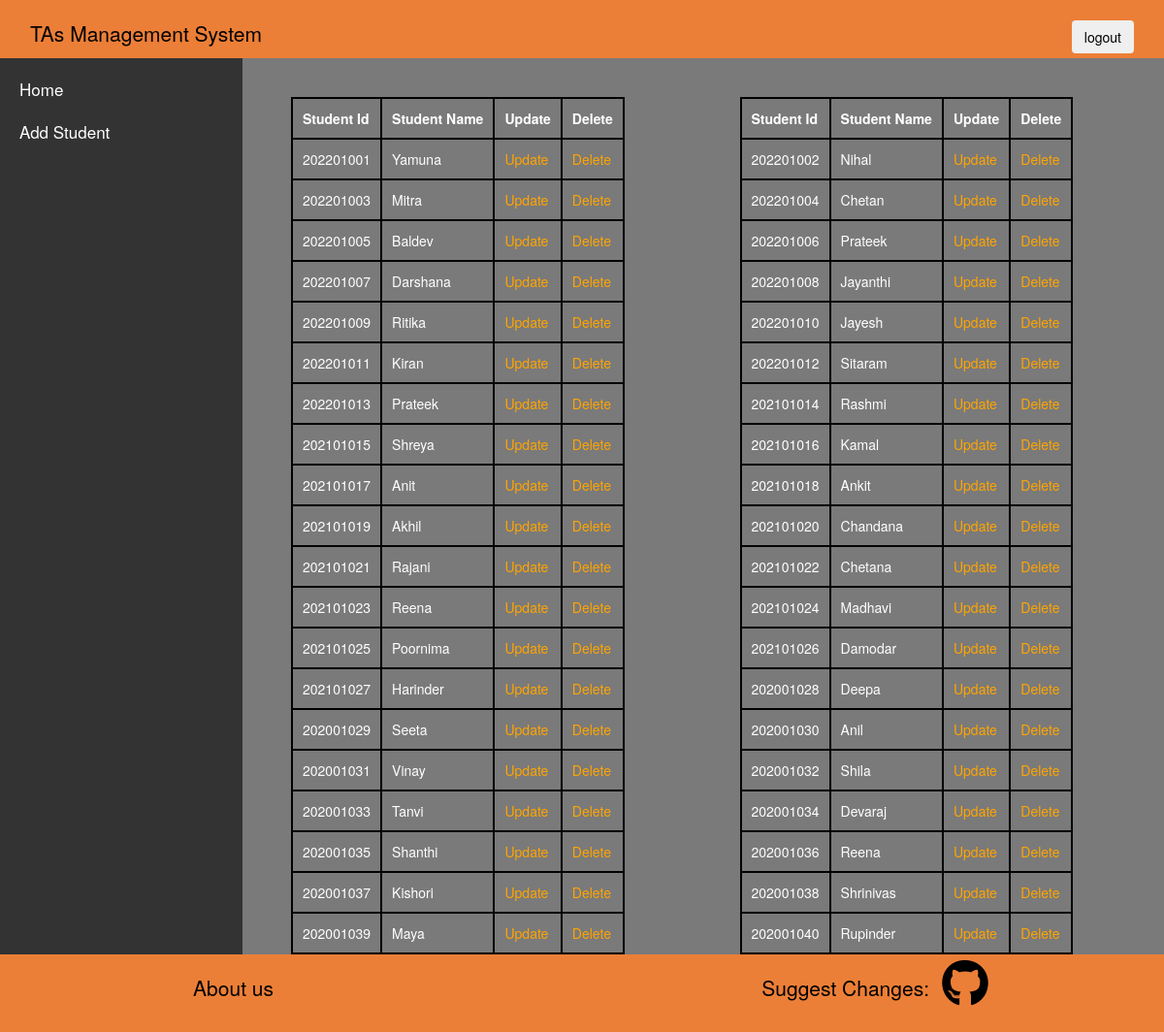
The page /Main/cohome/student/ on the database its author committed.
### Main/models.py (models this page shows)
class student(models.Model):
    name = models.CharField(max_length=30,null=False)
    pwd = models.CharField(max_length=8,null=False)
    cid = models.ManyToManyField(course)
    mail = models.EmailField(max_length=30,null=False) #login
    batch = models.CharField(max_length=20,null=False)
    sid = models.IntegerField(null=False)

### Main/coviews.py (the view)
# urls.py: path('cohome/student/',vstudent,name='gostudent'),
def vstudent(request):
    context={}
    dataset=student.objects.all()
    context['odd_rec']=student.objects.none()
    context['even_rec']=student.objects.none()
    for index,data in enumerate(dataset):
        if index%2==0:
            context['even_rec']|={data}
        else:
            context['odd_rec']|={data}
    return render(request, 'student.html', context)

### templates/student.html (shortened to what this page needs)
{%extends 'basic.html' %}
{%load static%}
{%block content%}
    <div class="sidenav">
      <a href="{% url 'cohome' %}">Home</a>
        <a href="{% url 'addstudent' %}">Add Student</a>
    </div>
    <div class="main">
      <div class="notify">
      </div>
      <div class="row">
        <div class="col-md-5 table-responsive " >
          <table id="t1" >
            <th>Student Id</th>
            <th>Student Name</th>
            <th>Update</th>
            <th>Delete</th>
          {% for data in even_rec %}
              <tr>
              <td>{{data.sid}}</td>
              <td>{{ data.name }}</td>
              <td><a href="{% url 'updatestudent' data.id %}">Update</a></td>
              <td><a href="{% url 'deletestudent' data.id %}">Delete</a></td>
          {% endfor %}
      </table>
        </div>
    <div class="col-md-4 table-responsive">
      <table id="2">
        <th>Student Id</th>
        <th>Student Name</th>
        <th>Update</th>
        <th>Delete</th>
      {% for data in odd_rec %}
      <tr>
      <td>{{data.sid}}</td>
      <td>{{ data.name }}</td>
      <td><a href="{% url 'updatestudent' data.id %}">Update</a></td>
      <td><a href="{% url 'deletestudent' data.id %}">Delete</a></td>
      {% endfor %}
  </table>
    </div>
    </div>
</div>
</html>
{%endblock%}

### templates/basic.html (shortened to what this page needs)
{%load static%}
<!DOCTYPE html>
<html lang="en">
<head>
    <link rel="stylesheet" href="{%static 'basic.css' %}" />
    <link rel="stylesheet" href="https://cdnjs.cloudflare.com/ajax/libs/font-awesome/4.7.0/css/font-awesome.min.css">
<link rel="stylesheet" href="https://maxcdn.bootstrapcdn.com/bootstrap/3.4.1/css/bootstrap.min.css">
</head>
<body>
  <div class="topnav">
    <a>TAs Management System</a>
    <div class="col-2"></div>
    <a  href="{%url 'base' %}">
      <button class="btn btn-secondary mx-2">
        logout
      </button>
    </a>
</div>
    {% block content %}{% endblock %}
    <div class="footer">
        <div class="col-1">
           <a>About us</a>
        </div>
        <div class="col-2"></div>
        <div class="col-3">
         <a>Suggest Changes:</a>
         <i class="fab fa-github fa" style="font-size:49px;"></i>
        </div>
    </div>
</body>
</html>

### Main/static/basic.css (style rules this page uses)
body { margin:0; font-family: 'Gill Sans', 'Gill Sans MT', Calibri, 'Trebuchet MS', sans-serif; box-sizing: border-box; }
.topnav { top: 0; width: 100%; padding: 5px 1%; display: flex; background-color: #ec7f37; position: fixed; overflow: hidden; height: 60px; }
.topnav a { float: left; color: black; text-align: center; padding: 14px 19px; text-decoration: none; font-size: 21px; }
.footer { height: 80px; width: 100%; padding: 5px 15%; background-color: #ec7f37; display: flex; position: fixed; bottom: 0; overflow: hidden; }
.col-1 a { float: left; color: black; text-align: center; padding: 14px 19px; text-decoration: none; font-size: 21px; }
.col-2 { flex-grow: 500; }
.col-3 a { float: left; color: black; text-align: center; padding: 14px 12px; text-decoration: none; font-size: 21px; }
.col-3 i { font-size: 21px; text-align: center; color:black; width: 50px; }

### templates/basic.html (style rules this page uses)
.sidenav { width: 250px; position: fixed; top: 60px; background-color: #333; overflow: auto; padding-top: 10px; bottom: 80px; }
.sidenav a { padding: 10px 10px 10px 20px; text-decoration: none; font-size: 17px; color: #333; display: block; color: white; background-image: none; padding-left: auto; }
.main { margin-left: 250px; width: 100%; position: fixed; background-color: rgb(122, 122, 122); overflow: auto; top: 60px; bottom: 80px; padding-inline-start: 0%; padding-inline-end: 0%; }

### templates/student.html (style rules this page uses)
.notify { margin: auto; padding: 20px; }
table, th, td { border:2px solid black; color:white; padding:10px; }
#t1 { margin-left:50px; margin-right:0px; }
a { color:orange; }

### rows shown on the page
student: sid "202201001", name "Yamuna"
student: sid "202201003", name "Mitra"
student: sid "202201005", name "Baldev"
student: sid "202201007", name "Darshana"
student: sid "202201009", name "Ritika"
student: sid "202201011", name "Kiran"
student: sid "202201013", name "Prateek"
student: sid "202101015", name "Shreya"
student: sid "202101017", name "Anit"
student: sid "202101019", name "Akhil"
student: sid "202101021", name "Rajani"
student: sid "202101023", name "Reena"
student: sid "202101025", name "Poornima"
student: sid "202101027", name "Harinder"
student: sid "202001029", name "Seeta"
student: sid "202001031", name "Vinay"
student: sid "202001033", name "Tanvi"
student: sid "202001035", name "Shanthi"
student: sid "202001037", name "Kishori"
student: sid "202001039", name "Maya"
student: sid "202201002", name "Nihal"
student: sid "202201004", name "Chetan"
student: sid "202201006", name "Prateek"
student: sid "202201008", name "Jayanthi"
student: sid "202201010", name "Jayesh"
student: sid "202201012", name "Sitaram"
student: sid "202101014", name "Rashmi"
student: sid "202101016", name "Kamal"
student: sid "202101018", name "Ankit"
student: sid "202101020", name "Chandana"
student: sid "202101022", name "Chetana"
student: sid "202101024", name "Madhavi"
student: sid "202101026", name "Damodar"
student: sid "202001028", name "Deepa"
student: sid "202001030", name "Anil"
student: sid "202001032", name "Shila"
student: sid "202001034", name "Devaraj"
student: sid "202001036", name "Reena"
student: sid "202001038", name "Shrinivas"
student: sid "202001040", name "Rupinder"
